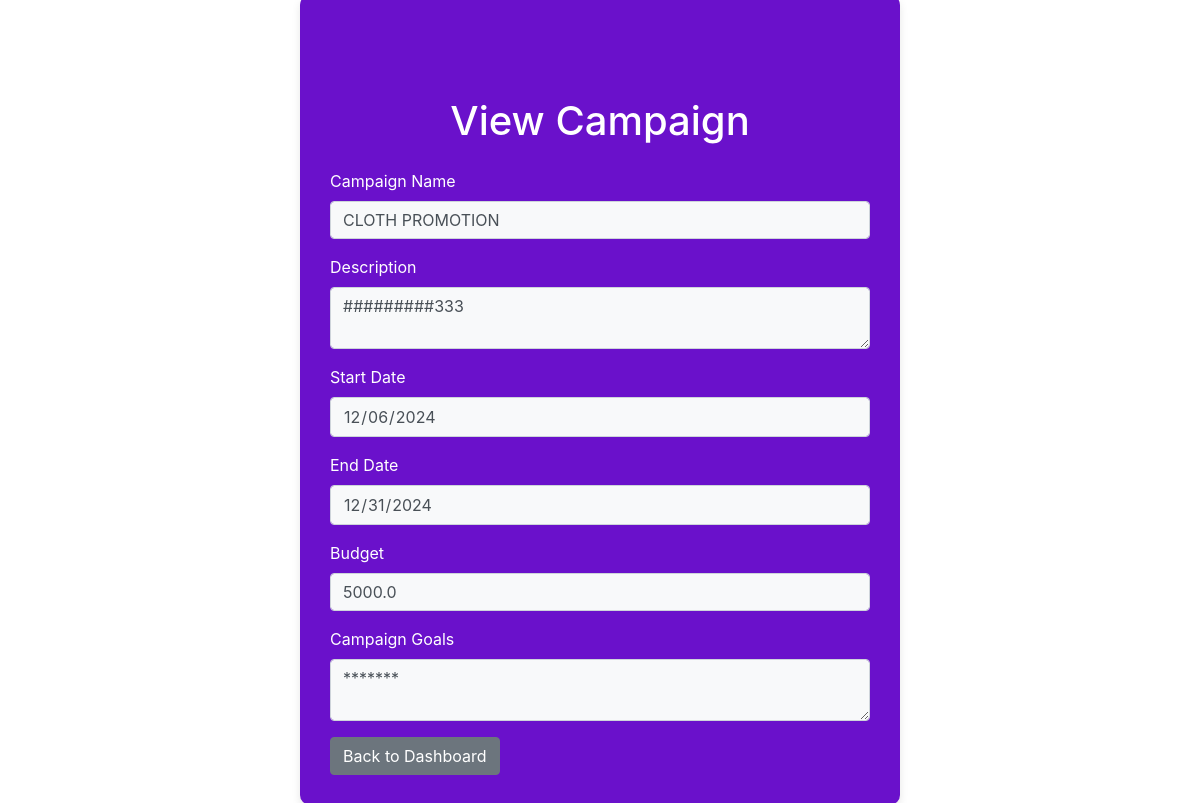
Screenshot of /view_campaign/1 (signed in) with the database file from the repository.
### app.py (models this page shows)
class Campaign(db.Model):
    id = db.Column(db.Integer, primary_key=True)
    name = db.Column(db.String(150), nullable=False)
    description = db.Column(db.Text, nullable=False)
    start_date = db.Column(db.Date, nullable=False)
    end_date = db.Column(db.Date, nullable=False)
    budget = db.Column(db.Float, nullable=False)
    visibility = db.Column(db.String(50), nullable=False)  # public or private
    goals = db.Column(db.String(150), nullable=False)
    sponsor_id = db.Column(db.Integer, db.ForeignKey('user.id'), nullable=False)
    sponsor = db.relationship('User', foreign_keys=[sponsor_id])
    selected_influencers = db.Column(db.String, default="")  # Comma separated list of influencer IDs

### app.py (the view)
@app.route('/view_campaign/<int:campaign_id>', methods=['GET'])
def view_campaign(campaign_id):
    if current_user.role != 'sponsor':
        return redirect(url_for('index'))
    campaign = Campaign.query.get_or_404(campaign_id)
    if campaign.sponsor_id != current_user.id:
        return redirect(url_for('sponsor_dashboard'))
    return render_template('view_campaign.html', campaign=campaign)

### app.py (called while the page is built)
@login_manager.user_loader
def load_user(user_id):
    return User.query.get(int(user_id))

### templates/view_campaign.html (shortened to what this page needs)
<!DOCTYPE html>
<html lang="en">
<head>
    <link rel="stylesheet" href="https://maxcdn.bootstrapcdn.com/bootstrap/4.0.0/css/bootstrap.min.css">
</head>
<body>
    <div class="content-box"><br><br>
        <h1 class="my-4">View Campaign</h1>
        <div class="form-group">
            <label for="name">Campaign Name</label>
            <input type="text" class="form-control" id="name" value="{{ campaign.name }}" readonly>
        </div>
        <div class="form-group">
            <label for="description">Description</label>
            <textarea class="form-control" id="description" readonly>{{ campaign.description }}</textarea>
        </div>
        <div class="form-group">
            <label for="start_date">Start Date</label>
            <input type="date" class="form-control" id="start_date" value="{{ campaign.start_date }}" readonly>
        </div>
        <div class="form-group">
            <label for="end_date">End Date</label>
            <input type="date" class="form-control" id="end_date" value="{{ campaign.end_date }}" readonly>
        </div>
        <div class="form-group">
            <label for="budget">Budget</label>
            <input type="number" class="form-control" id="budget" value="{{ campaign.budget }}" readonly>
        </div>
        <div class="form-group">
            <label for="goals">Campaign Goals</label>
            <textarea class="form-control" id="goals" readonly>{{ campaign.goals }}</textarea>
        </div>
        <a href="{{ url_for('sponsor_dashboard') }}" class="btn btn-secondary">Back to Dashboard</a>
    </div>
</body>
</html>

### templates/view_campaign.html (style rules this page uses)
body { background-color: white; display: flex; justify-content: center; align-items: center; height: 100vh; margin: 0; }
.content-box { background-color: #6a11cb; padding: 30px; border-radius: 10px; box-shadow: 0 4px 8px rgba(0, 0, 0, 0.1); width: 100%; max-width: 600px; }
.content-box h1 { text-align: center; color: white; }
.content-box .form-group label { color: white; }
.content-box .form-control { background-color: #ffffff; }
.content-box .form-control[readonly] { background-color: #f8f9fa; color: #495057; }

### rows the page displays
Campaign: name "CLOTH PROMOTION", description "#########333", start_date "12/06/2024", end_date "12/31/2024", budget "5000.0", goals "*******"
